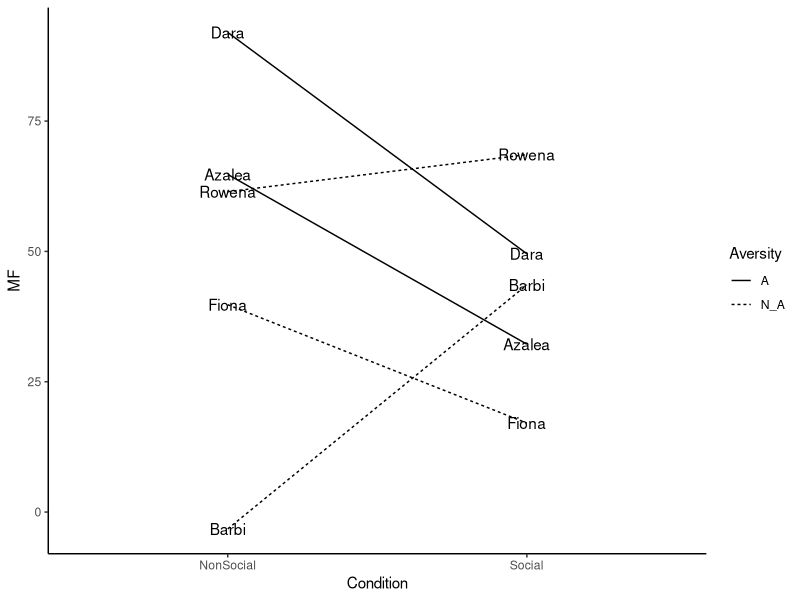
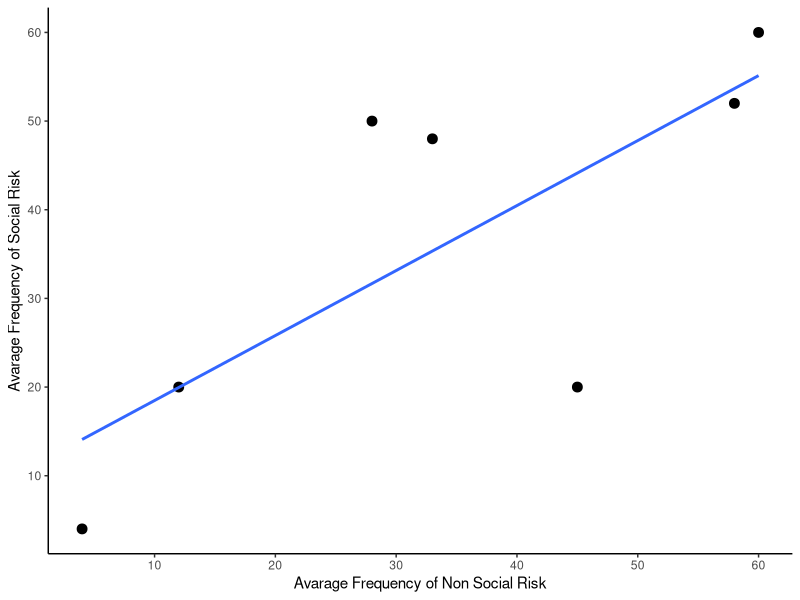

These charts were generated, in order, by the following R code:
## ---- chunk 1
knitr::opts_chunk$set(echo = TRUE)
## ---- chunk 2
library(ggplot2)
Names <-rep(c("Dara", "Azalea", "Barbi", "Rowena", "Fiona"),each=2)
MF <- rnorm(10,45,25) # 10 is the number of numbers you want, and 45 to 25 is the range
Condition <- rep(c("Social","NonSocial"),5)
Aversity <- rep(c("A","N_A" ),times=c(4,6))
  plot_df <- data.frame(Names, MF, Condition, Aversity)
  
  ggplot(plot_df, aes(x=Condition, y=MF, group=Names, linetype=Aversity))+
    geom_line()+
    geom_text(label=Names)+
    theme_classic()


## ---- chunk 3
library(ggplot2)
 nonsocial_risk <- c(45,12,4,28,33,58,60)
  social_risk <- c(20,20,4,50,48,52,60)
  figure_df <- data.frame(nonsocial_risk,social_risk)
  
  ggplot(figure_df, aes(x=nonsocial_risk,y=social_risk)) + 
    geom_point(size=3) + 
    geom_smooth(method="lm", se = FALSE) +
    theme_classic() +
    xlab("Avarage Frequency of Non Social Risk") +
    ylab("Avarage Frequency of Social Risk") +
    scale_y_continuous(breaks = seq(0, 100, by = 10)) +
    scale_x_continuous(breaks = seq(0, 100, by = 10))


